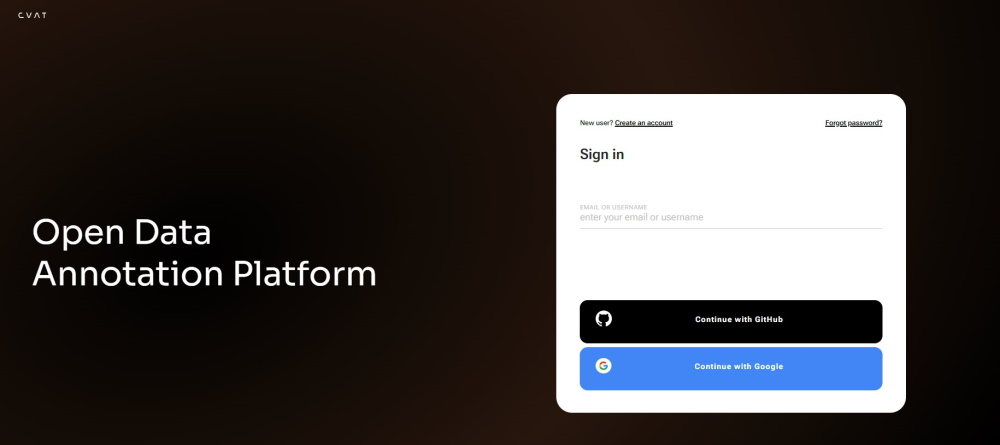
#> input picture cvat/site/content/en/images/image001.jpg, 1000 x 445 px
$ python detect_video.py --input ../cvat/site/content/en/images/image001.jpg
#> lines starting #> are read from the running program, lines starting #| are printed output that depends on the picture; after the words box and inside, x2 and y2 are one past the last pixel; in counts of white or black regions, pixels touching at a corner belong together
### scripts/color_shape_detector.py
#!/usr/bin/env python3
# -*- coding: utf-8 -*-
"""
Color and Shape Based Seal Detector

HSV色空間での色検出と輪郭形状分析によるシール検出
- blue_triangle: 青い三角形（冷蔵シール）
- yellow_octagon: 黄色い八角形（冷凍シール）

対応機能:
- 凸包（Convex Hull）による内部白領域の無視
- モルフォロジー変換による輪郭の統合
"""

import cv2
import numpy as np
import yaml
from dataclasses import dataclass
from typing import List, Dict, Tuple, Optional
from pathlib import Path


@dataclass
class Detection:
    """検出結果"""
    bbox: Tuple[int, int, int, int]  # (x, y, w, h)
    class_name: str
    confidence: float
    contour: np.ndarray
    hull: np.ndarray  # 凸包
    vertices: int  # 検出された頂点数


class ColorShapeDetector:
    """色と形状によるシール検出器"""

    # デフォルトのHSV範囲
    DEFAULT_CONFIG = {
        'blue': {
            'hsv_lower': [100, 80, 80],
            'hsv_upper': [130, 255, 255],
            'expected_vertices': 3,
            'vertex_tolerance': 1,
            'class_name': 'blue_triangle'
        },
        'yellow': {
            'hsv_lower': [20, 80, 80],
            'hsv_upper': [40, 255, 255],
            'expected_vertices': 8,
            'vertex_tolerance': 2,
            'class_name': 'yellow_octagon'
        },
        'detection': {
            'min_area': 500,
            'max_area': 500000,
            'epsilon_ratio': 0.02,
            'morph_kernel_size': 5,
            'blur_kernel_size': 5,
            # 新規オプション
            'use_convex_hull': True,          # 凸包を使用
            'fill_holes': True,               # 内部の穴を埋める
            'morph_iterations': 2,            # モルフォロジー変換の反復回数
            'dilate_iterations': 3,           # 膨張処理の反復回数
        }
    }

    # 描画用の色（BGR）
    COLORS = {
        'blue_triangle': (255, 0, 0),    # 青
        'yellow_octagon': (0, 255, 255)  # 黄
    }

    def __init__(self, config_path: Optional[str] = None):
        """
        Args:
            config_path: 設定ファイルパス（YAML）。Noneの場合はデフォルト設定
        """
        if config_path and Path(config_path).exists():
            with open(config_path, 'r') as f:
                self.config = yaml.safe_load(f)
        else:
            self.config = self.DEFAULT_CONFIG.copy()

        # モルフォロジー変換用カーネル
        kernel_size = self.config['detection']['morph_kernel_size']
        self.morph_kernel = cv2.getStructuringElement(
            cv2.MORPH_ELLIPSE, (kernel_size, kernel_size)
        )

    def detect(self, frame: np.ndarray) -> List[Detection]:
        """
        フレームからシールを検出

        Args:
            frame: BGR画像

        Returns:
            検出結果のリスト
        """
        detections = []

        # 前処理
        processed = self._preprocess(frame)

        # 各色について検出
        for color_key in ['blue', 'yellow']:
            color_config = self.config[color_key]

            # 色マスク作成
            mask = self._create_color_mask(processed, color_config)

            # 輪郭検出
            contours = self._find_contours(mask)

            # 各輪郭を評価
            color_detections = []
            for contour in contours:
                detection = self._evaluate_contour(contour, color_config)
                if detection:
                    color_detections.append(detection)

            # 近接した検出をマージ
            merged = self._merge_nearby_detections(color_detections)
            detections.extend(merged)

        return detections

    def _merge_nearby_detections(
        self,
        detections: List[Detection],
        iou_threshold: float = 0.1,
        distance_threshold: float = 150
    ) -> List[Detection]:
        """
        近接した検出結果をマージ

        Args:
            detections: 検出結果リスト
            iou_threshold: IoU閾値
            distance_threshold: 距離閾値（ピクセル）

        Returns:
            マージ後の検出結果リスト
        """
        if len(detections) <= 1:
            return detections

        # 検出結果を面積でソート（大きい順）
        detections = sorted(detections, key=lambda d: d.bbox[2] * d.bbox[3], reverse=True)

        merged = []
        used = [False] * len(detections)

        for i, det1 in enumerate(detections):
            if used[i]:
                continue

            # マージ候補を収集
            to_merge = [det1]
            used[i] = True

            for j, det2 in enumerate(detections):
                if i == j or used[j]:
                    continue

                # バウンディングボックスの距離またはIoUをチェック
                if self._should_merge(det1.bbox, det2.bbox, iou_threshold, distance_threshold):
                    to_merge.append(det2)
                    used[j] = True

            # マージ実行
            if len(to_merge) > 1:
                merged_det = self._merge_detections(to_merge)
                merged.append(merged_det)
            else:
                merged.append(det1)

        return merged

    # [62 lines left out: functions _should_merge, _merge_detections, not called in this run]

    def _preprocess(self, frame: np.ndarray) -> np.ndarray:
        """前処理：ブラーとHSV変換"""
        blur_size = self.config['detection']['blur_kernel_size']
        blurred = cv2.GaussianBlur(frame, (blur_size, blur_size), 0)
        hsv = cv2.cvtColor(blurred, cv2.COLOR_BGR2HSV)
        return hsv

    def _create_color_mask(self, hsv: np.ndarray, color_config: dict) -> np.ndarray:
        """HSV色マスクを作成（強化版）"""
        lower = np.array(color_config['hsv_lower'])
        upper = np.array(color_config['hsv_upper'])

        mask = cv2.inRange(hsv, lower, upper)

        detection_cfg = self.config['detection']

        # モルフォロジー変換（強化版）
        iterations = detection_cfg.get('morph_iterations', 2)

        # オープニング（ノイズ除去）
        mask = cv2.morphologyEx(mask, cv2.MORPH_OPEN, self.morph_kernel, iterations=iterations)

        # クロージング（穴埋め）
        mask = cv2.morphologyEx(mask, cv2.MORPH_CLOSE, self.morph_kernel, iterations=iterations)

        # 内部の穴を埋める処理
        if detection_cfg.get('fill_holes', True):
            mask = self._fill_holes(mask)

        # 追加の膨張処理（輪郭を繋げる）
        dilate_iter = detection_cfg.get('dilate_iterations', 3)
        if dilate_iter > 0:
            mask = cv2.dilate(mask, self.morph_kernel, iterations=dilate_iter)
            mask = cv2.erode(mask, self.morph_kernel, iterations=dilate_iter)

        return mask

    def _fill_holes(self, mask: np.ndarray) -> np.ndarray:
        """マスク内の穴を埋める"""
        # 輪郭を検出
        contours, hierarchy = cv2.findContours(
            mask, cv2.RETR_EXTERNAL, cv2.CHAIN_APPROX_SIMPLE
        )

        # 外側の輪郭を塗りつぶし
        filled = np.zeros_like(mask)
        cv2.drawContours(filled, contours, -1, 255, -1)

        return filled

    def _find_contours(self, mask: np.ndarray) -> List[np.ndarray]:
        """輪郭を検出"""
        contours, _ = cv2.findContours(
            mask, cv2.RETR_EXTERNAL, cv2.CHAIN_APPROX_SIMPLE
        )
        return contours

    def _evaluate_contour(
        self, contour: np.ndarray, color_config: dict
    ) -> Optional[Detection]:
        """
        輪郭を評価して検出結果を返す（凸包対応版）

        Args:
            contour: 輪郭
            color_config: 色設定

        Returns:
            条件を満たせばDetection、そうでなければNone
        """
        detection_cfg = self.config['detection']

        # 凸包を計算
        hull = cv2.convexHull(contour)

        # 凸包を使用するかどうか
        use_hull = detection_cfg.get('use_convex_hull', True)
        target_contour = hull if use_hull else contour

        # 面積フィルタ（凸包の面積を使用）
        area = cv2.contourArea(target_contour)
        min_area = detection_cfg['min_area']
        max_area = detection_cfg['max_area']

        if area < min_area or area > max_area:
            return None

        # 輪郭近似（凸包に対して行う）
        epsilon = detection_cfg['epsilon_ratio'] * cv2.arcLength(target_contour, True)
        approx = cv2.approxPolyDP(target_contour, epsilon, True)
        vertices = len(approx)

        # 頂点数チェック
        expected = color_config['expected_vertices']
        tolerance = color_config['vertex_tolerance']

        if abs(vertices - expected) > tolerance:
            return None

        # 信頼度計算（頂点数の一致度 + 面積の充実度）
        vertex_score = 1.0 - (abs(vertices - expected) / (tolerance + 1))

        # 凸包と元輪郭の面積比（充実度）
        original_area = cv2.contourArea(contour)
        hull_area = cv2.contourArea(hull)
        solidity = original_area / hull_area if hull_area > 0 else 0

        # 総合信頼度
        confidence = vertex_score * 0.7 + solidity * 0.3

        # バウンディングボックス（凸包から計算）
        x, y, w, h = cv2.boundingRect(hull)

        return Detection(
            bbox=(x, y, w, h),
            class_name=color_config['class_name'],
            confidence=confidence,
            contour=contour,
            hull=hull,
            vertices=vertices
        )

    def draw_detections(
        self,
        frame: np.ndarray,
        detections: List[Detection],
        draw_contour: bool = False,
        draw_hull: bool = True,
        draw_vertices: bool = False
    ) -> np.ndarray:
        """
        検出結果を描画

        Args:
            frame: 描画先フレーム
            detections: 検出結果リスト
            draw_contour: 元の輪郭を描画するか
            draw_hull: 凸包を描画するか
            draw_vertices: 頂点数を表示するか

        Returns:
            描画済みフレーム
        """
        result = frame.copy()

        for det in detections:
            color = self.COLORS.get(det.class_name, (0, 255, 0))
            x, y, w, h = det.bbox

            # バウンディングボックス
            cv2.rectangle(result, (x, y), (x + w, y + h), color, 2)

            # 凸包
            if draw_hull and det.hull is not None:
                cv2.drawContours(result, [det.hull], -1, color, 2)

            # 元の輪郭
            if draw_contour:
                cv2.drawContours(result, [det.contour], -1, (0, 255, 0), 1)

            # ラベル
            label = f"{det.class_name}"
            if draw_vertices:
                label += f" (v={det.vertices})"
            label += f" {det.confidence:.2f}"

            # ラベル背景
            (label_w, label_h), baseline = cv2.getTextSize(
                label, cv2.FONT_HERSHEY_SIMPLEX, 0.5, 1
            )
            cv2.rectangle(
                result,
                (x, y - label_h - 10),
                (x + label_w, y),
                color, -1
            )

            # ラベルテキスト
            cv2.putText(
                result, label, (x, y - 5),
                cv2.FONT_HERSHEY_SIMPLEX, 0.5, (255, 255, 255), 1
            )

        return result

    # [42 lines left out: functions get_debug_masks, save_config, update_hsv_range, create_default_config, not called in this run]


# [3 lines that do not run on import are left out]

### scripts/detect_video.py
#!/usr/bin/env python3
# -*- coding: utf-8 -*-
"""
Video Detection Script

動画からシールを検出するスクリプト
"""

import argparse
import time
from pathlib import Path

import cv2

from color_shape_detector import ColorShapeDetector, Detection


# [129 lines left out: function process_video, not called in this run]


def process_image(
    image_path: str,
    output_path: str = None,
    config_path: str = None,
    show: bool = True,
    draw_contour: bool = True,
    draw_vertices: bool = True
):
    """
    画像からシールを検出

    Args:
        image_path: 入力画像パス
        output_path: 出力画像パス
        config_path: 設定ファイルパス
        show: 表示するかどうか
        draw_contour: 輪郭を描画するか
        draw_vertices: 頂点数を表示するか
    """
    detector = ColorShapeDetector(config_path)

    frame = cv2.imread(image_path)
    if frame is None:
        raise ValueError(f"Cannot read image: {image_path}")

    print(f"Image: {image_path}")
    print(f"Size: {frame.shape[1]}x{frame.shape[0]}")

    # 検出
    start_time = time.time()
    detections = detector.detect(frame)
    elapsed = time.time() - start_time

    print(f"Detection time: {elapsed*1000:.1f}ms")
    print(f"Found {len(detections)} objects:")

    for det in detections:
        print(f"  - {det.class_name}: bbox={det.bbox}, vertices={det.vertices}, conf={det.confidence:.2f}")

    # 描画
    result = detector.draw_detections(
        frame, detections,
        draw_contour=False,
        draw_hull=draw_contour,
        draw_vertices=draw_vertices
    )

    # 保存
    if output_path:
        cv2.imwrite(output_path, result)
        print(f"Output saved to: {output_path}")

    # 表示
    if show:
        # デバッグ用マスク表示
        masks = detector.get_debug_masks(frame)

        cv2.imshow('Detection Result', result)
        cv2.imshow('Blue Mask', masks['blue'])
        cv2.imshow('Yellow Mask', masks['yellow'])

        print("\nPress any key to close...")
        cv2.waitKey(0)
        cv2.destroyAllWindows()


def main():
    parser = argparse.ArgumentParser(description="Seal Detection using Color and Shape")

    parser.add_argument(
        "-i", "--input",
        type=str,
        required=True,
        help="Input video or image path"
    )
    parser.add_argument(
        "-o", "--output",
        type=str,
        default=None,
        help="Output path"
    )
    parser.add_argument(
        "-c", "--config",
        type=str,
        default=None,
        help="Config YAML file path"
    )
    parser.add_argument(
        "--show",
        action="store_true",
        help="Show detection results"
    )
    parser.add_argument(
        "--no-contour",
        action="store_true",
        help="Don't draw contours"
    )
    parser.add_argument(
        "--vertices",
        action="store_true",
        help="Show vertex count"
    )

    args = parser.parse_args()

    input_path = Path(args.input)

    # 画像か動画かを拡張子で判定
    image_extensions = {'.jpg', '.jpeg', '.png', '.bmp', '.tiff'}
    video_extensions = {'.mp4', '.avi', '.mov', '.mkv', '.webm'}

    ext = input_path.suffix.lower()

    if ext in image_extensions:
        process_image(
            image_path=args.input,
            output_path=args.output,
            config_path=args.config,
            show=args.show,
            draw_contour=not args.no_contour,
            draw_vertices=args.vertices
        )
#> in process_image, frame is the input picture: shape (445, 1000, 3); mean B, G, R 62.8, 63.6, 67.7
#| Size: 1000x445
#> in _preprocess, `hsv = cv2.cvtColor(blurred, cv2.COLOR_BGR2HSV)`: hsv: shape (445, 1000, 3); mean H, S, V 14.6, 131.3, 72.8
#> the loop in detect, `for color_key in ['blue', 'yellow']:` made 2 passes
#> pass 1, in _create_color_mask, `mask = cv2.inRange(hsv, lower, upper)`:
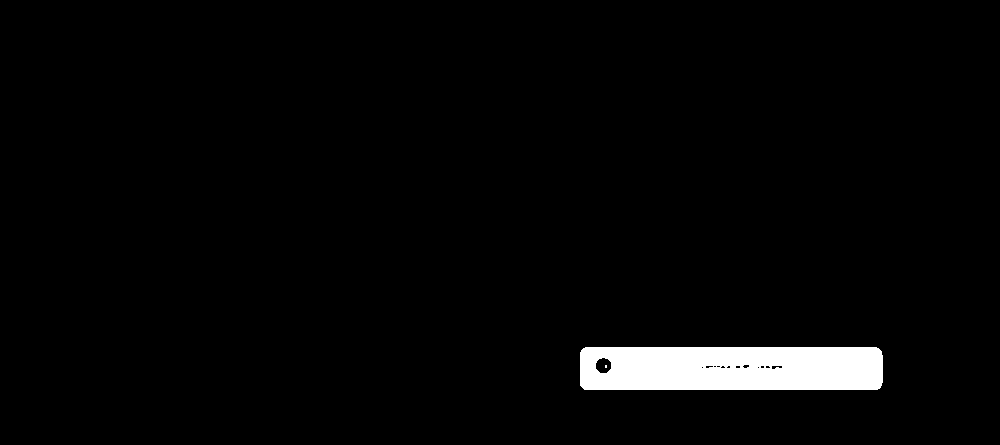
#> mask: shape (445, 1000); 2.9% white; 2 white regions (1 under 20 px), largest, box (x1, y1, x2, y2) and area: (580, 347, 883, 390) 12710
#> after the loop in detect, `for color_key in ['blue', 'yellow']:`: mask: shape (445, 1000); every value is 0
#> after the loop in detect, `for color_key in ['blue', 'yellow']:`: detections = 1 item
#| Found 1 objects:
#> the loop in process_image, `for det in detections:` made 1 pass
#|   - blue_triangle: bbox=(580, 347, 303, 43), vertices=4, conf=0.65
#> the loop in draw_detections, `for det in detections:` made 1 pass
#> (color, x, y, w, h, label, label_w, label_h) on pass 1: ((255, 0, 0), 580, 347, 303, 43, 'blue_triangle 0.65', 143, 12)
#> after the loop in draw_detections, `for det in detections:`:
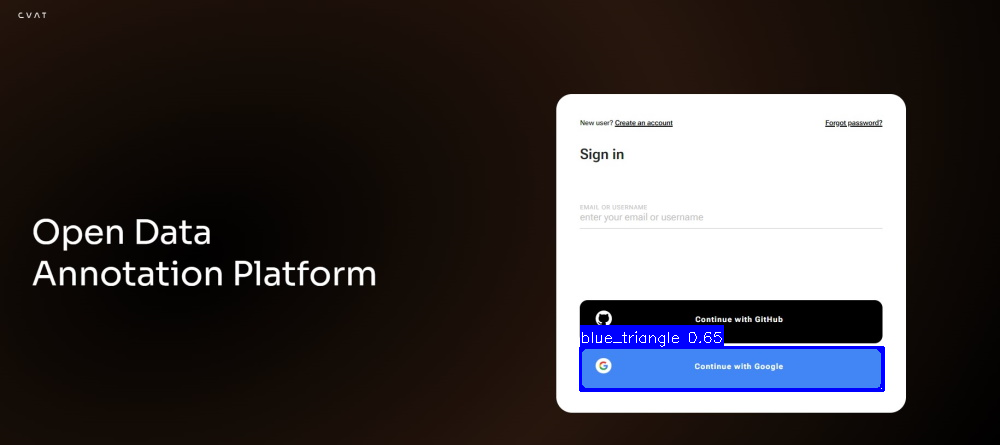
#> result: shape (445, 1000, 3); 1.23% of pixels changed, all inside (x1, y1, x2, y2) = (579, 325, 885, 392)
    elif ext in video_extensions:
        process_video(
            video_path=args.input,
            output_path=args.output,
            config_path=args.config,
            show=args.show,
            draw_contour=not args.no_contour,
            draw_vertices=args.vertices
        )
    else:
        print(f"Unknown file type: {ext}")
        print(f"Supported images: {image_extensions}")
        print(f"Supported videos: {video_extensions}")


if __name__ == "__main__":
    main()
